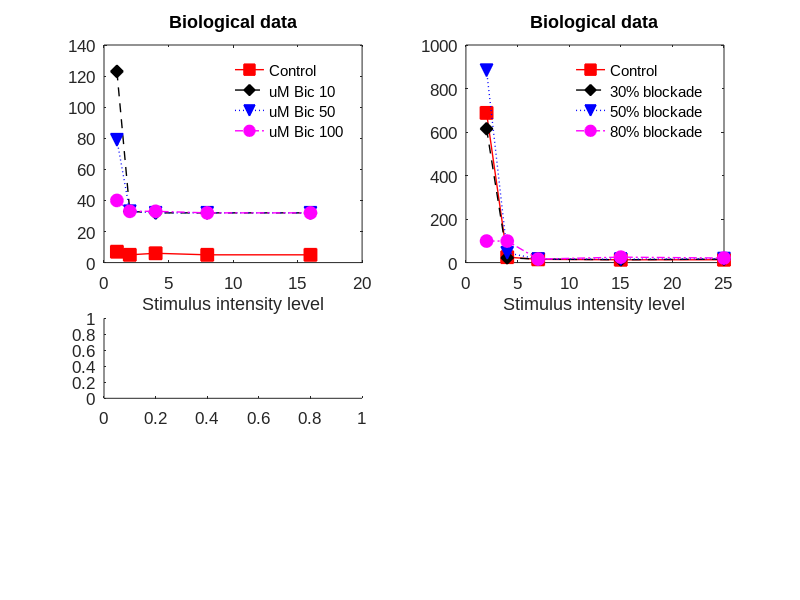

The MATLAB script that drew this image: (Note: this script raises an error after producing the figure.)
%fig3-3
set(0,'DefaultAxesFontName', 'Arial');
set(0,'DefaultAxesFontSize', 12);

% Change default text fonts.
set(0,'DefaultTextFontname', 'Arial');
set(0,'DefaultTextFontSize', 12);

%spikes
spikes_data = load('activity_short__focal.csv');

subplot(4,2,[1 3]);
peak_data = load('pk short latency.csv');

   plot(peak_data(:,1), peak_data(:,2),'-','LineWidth',1,'Color', 'r','Marker', 's', 'MarkerEdgeColor','r','MarkerFaceColor','r','MarkerSize',9);
   hold on;
   plot(peak_data(:,1), peak_data(:,3),'--','LineWidth',1,'Color', 'k','Marker', 'd','MarkerEdgeColor','k','MarkerFaceColor','k','MarkerSize',9);
   hold on;
     plot(peak_data(:,1), peak_data(:,4),':','LineWidth',1,'Color', 'b','Marker', 'v','MarkerEdgeColor','b','MarkerFaceColor','b','MarkerSize',9);
   hold on;
   plot(peak_data(:,1), peak_data(:,5),'-.','LineWidth',1,'Color', 'm','Marker', 'o','MarkerEdgeColor','m','MarkerFaceColor','m','MarkerSize',9);
   hold off;
   
   xlabel('Stimulus intensity level');
   title('Biological data');
   legend_handle = legend('Control','uM Bic 10', 'uM Bic 50', 'uM Bic 100')
   set(legend_handle, 'Location', 'NorthEast')
   set(legend_handle, 'Box', 'off')
%%%%%%%%%%%%%%%%%%%%%%%%%%%%%%%%%%%%%%%%%%%%%%%%%%%%%%%%%%
subplot(4,2,[2 4]);
peak_data = load('pk short latency comp.csv');
last_ind = size(peak_data,1);
   plot(peak_data(:,1), peak_data(:,2),'-','LineWidth',1,'Color', 'r','Marker', 's', 'MarkerEdgeColor','r','MarkerFaceColor','r','MarkerSize',9);
   hold on;
   plot(peak_data(:,1), peak_data(:,4),'--','LineWidth',1,'Color', 'k','Marker', 'd','MarkerEdgeColor','k','MarkerFaceColor','k','MarkerSize',9);
   hold on;
     plot(peak_data(:,1), peak_data(:,5),':','LineWidth',1,'Color', 'b','Marker', 'v','MarkerEdgeColor','b','MarkerFaceColor','b','MarkerSize',9);
   hold on;
   plot(peak_data(:,1), peak_data(:,6),'-.','LineWidth',1,'Color', 'm','Marker', 'o','MarkerEdgeColor','m','MarkerFaceColor','m','MarkerSize',9);
   
   hold off;
   
   xlabel('Stimulus intensity level');
   title('Biological data');
   legend_handle = legend('Control','30% blockade', '50% blockade', '80% blockade')
   set(legend_handle, 'Location', 'NorthEast')
   set(legend_handle, 'Box', 'off')
%%%%%%%%%%%%%%%%%%%%%%%%%%%%%%%%%%%%%%%%%%%%%%%%%%%%%%%%%%
 lfp = load('Bic interictal.csv');
subplot(4,2,5);
plot(lfp(:,1), lfp(:,2), 'k', 'LineWidth', 1,  'LineSmoothing','on')

ylabel('[mV]')
set(gca,'Box','off')
set(gca,'YTick', [-0.6 0.2])
set(gca,'YTickLabel',{'-0.6','0.2'})
ylim([-0.6 0.2])
xlabel('time [ms]')   
%%%%%%%%%%%%%%%%%%%%%%%%%%%%%%%%%%%%%%%%%%%%%%%%%%%%%%%%%%%%
lfp = load('Bic control.csv');

subplot(4,2,7);
plot(lfp(:,1), lfp(:,2), 'k', 'LineWidth', 1,  'LineSmoothing','on')
ylim([-0.2 0.2])
ylabel('[mV]')
set(gca,'Box','off')
set(gca,'YTick', [-0.2 0.2])
set(gca,'YTickLabel',{'-0.2','0.2'})
xlabel('time [ms]') 
%%%%%%%%%%%%%%%%%%%%%%%%%%%%%%%%%%%%%%%%%%%%%%%%%%%%%%%%%%%%
subplot(4,2, 6)
lfp_data2 = load(['lfp_blockade_blockade50.csv']);
[b,a] = butter(8, 2*150/10000,'low')
 for col = 2:size(lfp_data2,2)
     lfp_data2(:, col) = filter(b,a,lfp_data2(:,col));   
 end;
min_time = 100;
max_time =300;
start_index = find (lfp_data2(:,1)>=min_time,1, 'first');
end_index = find (lfp_data2(:,1)<= max_time,1, 'last');
 lfp2 = lfp_data2(start_index:end_index,:);   
ymin = min(min( lfp2(:, 3)));
ymax = max(max(lfp2(:, 3) ));


plot(lfp2(:,1), lfp2(:,3), 'Color', [0.5,0,1], 'LineWidth', 1,  'LineSmoothing','on')

ylim([-30, 10])
%ylabel([int2str(level), '%'] )
set(gca,'Box','off')
set(gca,'YTick', [-30 -20 10])
set(gca,'YTickLabel',{'10','0', '-30'})
set(gca,'YDir','reverse')
xlabel('time [ms]')   
%%%%%%%%%%%%%%%%%%%%%%%%%%%%%%%%%%%%%%%%%%%%%%%%%%%%%%%%%%%%
subplot(4,2, 8)
lfp_data2 = load(['lfp_blockade_blockade60.csv']);
[b,a] = butter(8, 2*150/10000,'low')
for col = 2:size(lfp_data2,2)
    lfp_data2(:, col) = filter(b,a,lfp_data2(:,col));   
end;
min_time = 100;
max_time =300;
start_index = find (lfp_data2(:,1)>=min_time,1, 'first');
end_index = find (lfp_data2(:,1)<= max_time,1, 'last');
 lfp2 = lfp_data2(start_index:end_index,:);   
ymin = min(min( lfp2(:, 3)));
ymax = max(max(lfp2(:, 3) ));


plot(lfp2(:,1), lfp2(:,3), 'Color', [0.5,0,1], 'LineWidth', 1,  'LineSmoothing','on')

ylim([ymin-5, ymax+5])
%ylabel([int2str(level), '%'] )
set(gca,'Box','off')
set(gca,'YDir','reverse')
xlabel('time [ms]')   

set(gca,'YTick', [-30 -20 10])
set(gca,'YTickLabel',{'10','0', '-30'})
%%%%%%%%%%%%%%%%%%%%%%%%%%%%%%%%%%%%%%%%%%%%%%%%%%%%%%%%%%%%%%%%%%%%%
figure;
lfp = load('nmda_biology.csv');
plot(lfp(:,1), lfp(:,2))


